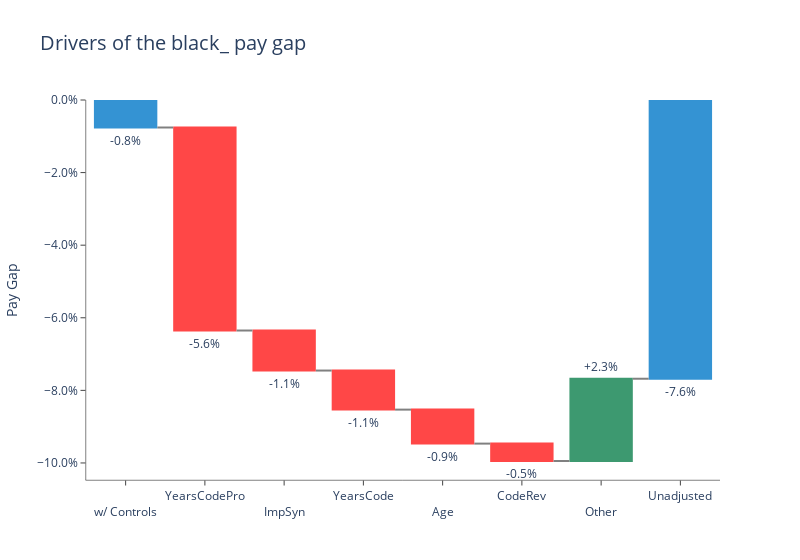

Notebook source saved alongside this figure:
### Code cell
output, coef_full = explain(data_2019, est, controls, "Ethnicity", "black_", 5)

output_waterfall(output, coef_full)

### Figure 1 — Plotly figure (JSON) as saved in the notebook; plotly's stock layout.template omitted (floating-point values rounded to 4 significant figures)
{"data": [{"connector": {"line": {"color": "grey"}}, "decreasing": {"marker": {"color": "#ff4747"}}, "hovertemplate": "%{text}", "measure": ["absolute", "relative", "relative", "relative", "relative", "relative", "relative", "total"], "name": "black_", "orientation": "v", "text": ["-0.8%", "-5.6%", "-1.1%", "-1.1%", "-0.9%", "-0.5%", "+2.3%", "-7.6%"], "textposition": "outside", "totals": {"marker": {"color": "#3493d3"}}, "type": "waterfall", "x": ["<br>w/ Controls", "YearsCodePro", "<br>ImpSyn", "YearsCode", "<br>Age", "CodeRev", "<br>Other", "Unadjusted"], "y": [-0.007576, -0.05594, -0.01103, -0.01077, -0.009363, -0.004792, 0.02267, -0.07584]}], "layout": {"plot_bgcolor": "white", "title": {"font": {"size": 20}, "text": "Drivers of the black_ pay gap"}, "width": 800, "xaxis": {"linecolor": "black", "linewidth": 0.5, "showline": true, "tickangle": 0, "tickmode": "array", "ticks": "outside", "tickvals": ["<br>w/ Controls", "YearsCodePro", "<br>ImpSyn", "YearsCode", "<br>Age", "CodeRev", "<br>Other", "Unadjusted"]}, "yaxis": {"linecolor": "black", "linewidth": 0.5, "showline": true, "tickformat": ".1%", "ticks": "outside", "title": {"text": "Pay Gap"}}}}
